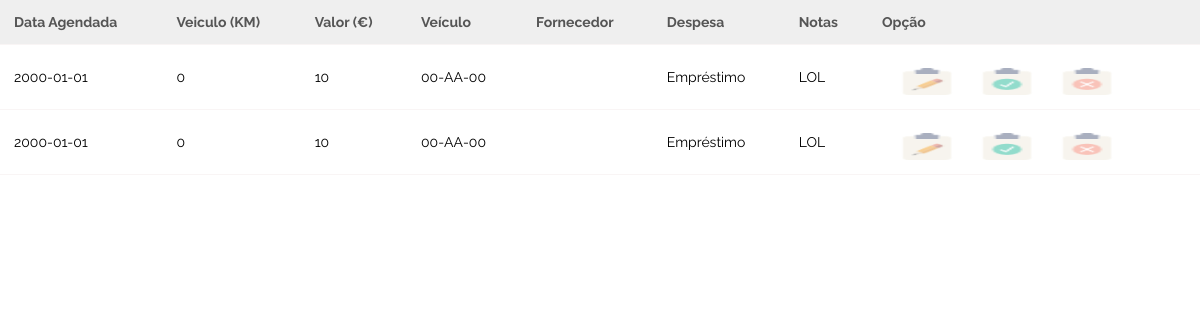
Before: /Agenda.php (signed in) with the older database file.
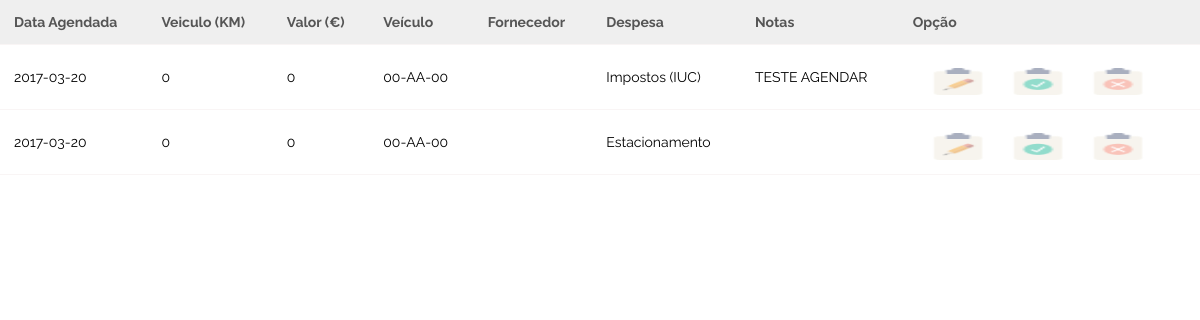
After: the same page with the newer database file.
### tables this page shows
CREATE TABLE `despesas` (
  `CodDesp` int(11) NOT NULL auto_increment,
  `Data_Efetuada` date default '2000-01-01',
  `Veiculo_Km` int(11) default '0',
  `Valor` int(11) default '0',
  `Nota` varchar(500) default ' ',
  `codVei` int(11) default NULL,
  `codForn` int(11) default NULL,
  `CodUser` int(11) default NULL,
  `CodTipoD` int(11) default NULL,
  `Data_Agendada` date default '2000-01-01',
  `Efetuada` varchar(45) default 'Nao',
  `Veiculo_Km_Agendado` int(11) default '0',
  `LembrarPor` varchar(45) default 'Nada',
  PRIMARY KEY  (`CodDesp`),
  KEY `codVei` (`codVei`),
  KEY `codForn` (`codForn`),
  KEY `CodUser` (`CodUser`),
  KEY `CodTipoD` (`CodTipoD`),
  CONSTRAINT `despesas_ibfk_1` FOREIGN KEY (`codVei`) REFERENCES `veiculos` (`codVei`),
  CONSTRAINT `despesas_ibfk_2` FOREIGN KEY (`codForn`) REFERENCES `fornecedores` (`CodForn`),
  CONSTRAINT `despesas_ibfk_3` FOREIGN KEY (`CodUser`) REFERENCES `utilizador` (`CodUser`),
  CONSTRAINT `despesas_ibfk_4` FOREIGN KEY (`CodTipoD`) REFERENCES `tipodesp` (`CodTipoD`)
);

CREATE TABLE `veiculos` (
  `codVei` int(11) NOT NULL auto_increment,
  `Matricula` varchar(50) default NULL,
  `Marca` varchar(50) default NULL,
  `Modelo` varchar(50) default NULL,
  `cor` varchar(50) default NULL,
  `Ano` int(11) default NULL,
  `CodTipoC` int(11) default NULL,
  `CodTipoV` int(11) default NULL,
  PRIMARY KEY  (`codVei`),
  KEY `CodTipoC` (`CodTipoC`),
  KEY `CodTipoV` (`CodTipoV`),
  CONSTRAINT `veiculos_ibfk_1` FOREIGN KEY (`CodTipoC`) REFERENCES `tipocom` (`CodTipoC`),
  CONSTRAINT `veiculos_ibfk_2` FOREIGN KEY (`CodTipoV`) REFERENCES `tipovei` (`CodTipoV`)
);

CREATE TABLE `tipodesp` (
  `CodTipoD` int(11) NOT NULL auto_increment,
  `nome` varchar(50) default NULL,
  PRIMARY KEY  (`CodTipoD`)
);

### WEB/Agenda.php (the view, shortened to what this page needs)
<html>
  <head>
	<link rel="stylesheet" href="style.css" type="text/css" />
	</head>
<body>
<?php
$link = mysqli_connect("localhost", "root", "", "frotas");
$sql = "SELECT * from despesas, veiculos, fornecedores, utilizador, tipodesp WHERE Efetuada='Nao' and despesas.codVei=veiculos.codVei AND despesas.codForn=fornecedores.CodForn and despesas.CodUser=utilizador.CodUser and despesas.CodTipoD=tipodesp.CodTipoD and utilizador.CodUser=".$_SESSION['user'] . " ORDER BY CodDesp DESC LIMIT 2 ";
if($result = mysqli_query($link, $sql)){
    if(mysqli_num_rows($result) > 0){
        echo "<table>";
            echo "<tr>";
				echo "<th>Data Agendada</th>";
                echo "<th>Veiculo (KM)</th>";
                echo "<th>Valor (€)</th>";
				echo "<th>Veículo</th>";
				echo "<th>Fornecedor</th>";
				echo "<th>Despesa</th>";
				echo "<th>Notas</th>";
				echo "<th>Opção</th>";
            echo "</tr>";
        while($row = mysqli_fetch_array($result)){
            echo "<tr>";
				echo "<td>" . $row['Data_Agendada'] . "</td>";
                echo "<td>" . $row['Veiculo_Km_Agendado'] . "</td>";
                echo "<td>" . $row['Valor'] . "</td>";
                echo "<td>" . $row['Matricula'] . "</td>";
				echo "<td>" . $row['nomef'] . "</td>";
				echo "<td>" . $row['nome'] . "</td>";
				echo "<td>" . $row['Nota'] . "</td>";
				echo "<td>" . "<a href='edit.php?id=".$row['CodDesp']."' target='_blank'><img title='Editar Despesa Agendada' src='logos/edit.png' class='imgg' /></a>" . "<a href='done.php?id=".$row['CodDesp']."' target='_blank'><img title='Marcar Como Efetuado' src='logos/done.png' class='imgg' /></a>" . "<a href='delete.php?id=".$row['CodDesp']."' target='_blank'><img title='Remover' src='logos/delete.png' class='imgg' /></a>" . "</td>";
            echo "</tr>";
        }
    }
} else{
    echo "ERROR: Could not able to execute $sql. " . mysqli_error($link);
}
?>
</body>
</html>

Changed rows visible on the page:
no longer on this page (row edited): despesas: Data_Agendada "2000-01-01", Veiculo_Km_Agendado "0", Valor "10", codVei.Matricula "00-AA-00", CodTipoD.nome "Empréstimo", Nota "LOL"
no longer on this page (row edited): despesas: Data_Agendada "2000-01-01", Veiculo_Km_Agendado "0", Valor "10", codVei.Matricula "00-AA-00", CodTipoD.nome "Empréstimo", Nota "LOL"
added despesas: Data_Agendada "2017-03-20", Veiculo_Km_Agendado "0", Valor "0", codVei.Matricula "00-AA-00", CodTipoD.nome "Impostos (IUC)", Nota "TESTE AGENDAR"
added despesas: Data_Agendada "2017-03-20", Veiculo_Km_Agendado "0", Valor "0", codVei.Matricula "00-AA-00", CodTipoD.nome "Estacionamento"
